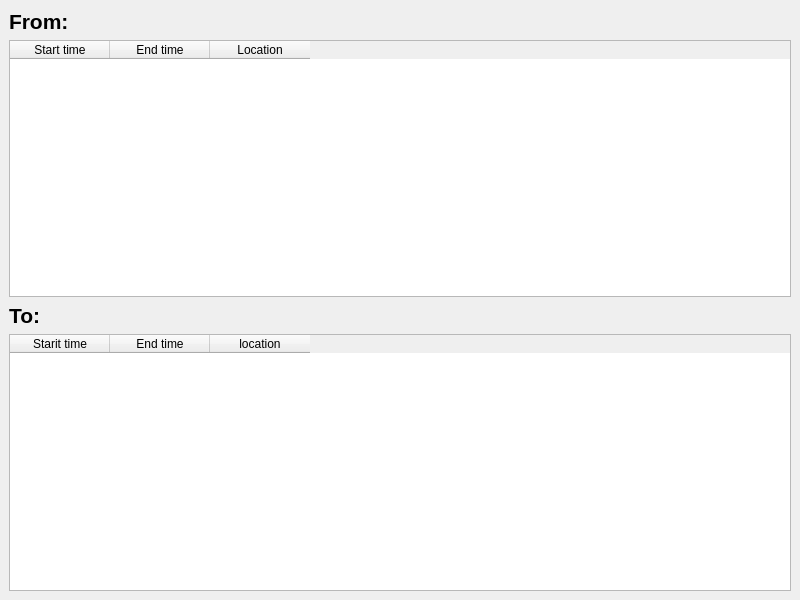
<?xml version="1.0" encoding="UTF-8"?>
<ui version="4.0">
 <class>MainWindow</class>
 <widget class="QMainWindow" name="MainWindow">
  <property name="geometry">
   <rect>
    <x>0</x>
    <y>0</y>
    <width>800</width>
    <height>600</height>
   </rect>
  </property>
  <property name="windowTitle">
   <string>MainWindow</string>
  </property>
  <widget class="QWidget" name="centralwidget">
   <layout class="QVBoxLayout" name="verticalLayout">
    <item>
     <widget class="QLabel" name="label">
      <property name="font">
       <font>
        <pointsize>16</pointsize>
        <weight>75</weight>
        <bold>true</bold>
       </font>
      </property>
      <property name="text">
       <string>From:</string>
      </property>
     </widget>
    </item>
    <item>
     <widget class="QTableWidget" name="tblFrom">
      <column>
       <property name="text">
        <string>Start time</string>
       </property>
      </column>
      <column>
       <property name="text">
        <string>End time</string>
       </property>
      </column>
      <column>
       <property name="text">
        <string>Location</string>
       </property>
      </column>
     </widget>
    </item>
    <item>
     <widget class="QLabel" name="label_2">
      <property name="font">
       <font>
        <pointsize>16</pointsize>
        <weight>75</weight>
        <bold>true</bold>
       </font>
      </property>
      <property name="text">
       <string>To:</string>
      </property>
     </widget>
    </item>
    <item>
     <widget class="QTableWidget" name="tblTo">
      <column>
       <property name="text">
        <string>Starit time</string>
       </property>
      </column>
      <column>
       <property name="text">
        <string>End time</string>
       </property>
      </column>
      <column>
       <property name="text">
        <string>location</string>
       </property>
      </column>
     </widget>
    </item>
   </layout>
  </widget>
 </widget>
 <resources/>
 <connections/>
</ui>
